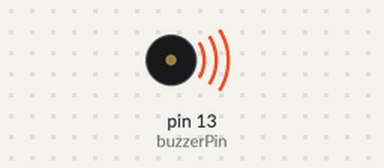
Recording of a sketch running on a simulated Arduino Uno, built with avr-gcc and run on an emulated ATmega328P. On the bench: buzzer (waves = sounding, pin HIGH).

Above: at 0.2 s.
Timing chart, 0 to 3.0 s (numbered marks = the images above):
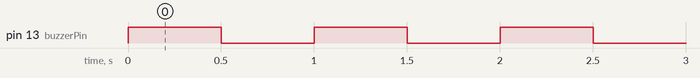

The sketch:

buzzer_demo.ino
```cpp
int buzzerPin = 13;

void setup ()
{
  pinMode (buzzerPin, OUTPUT);
}

void loop ()
{
  digitalWrite (buzzerPin, HIGH);
  delay (500);
  digitalWrite (buzzerPin, LOW);
  delay (500);
}
```

Measured:
- by itself, pin 13 (buzzerPin): alternates HIGH for 0.50 s and LOW for 0.50 s
